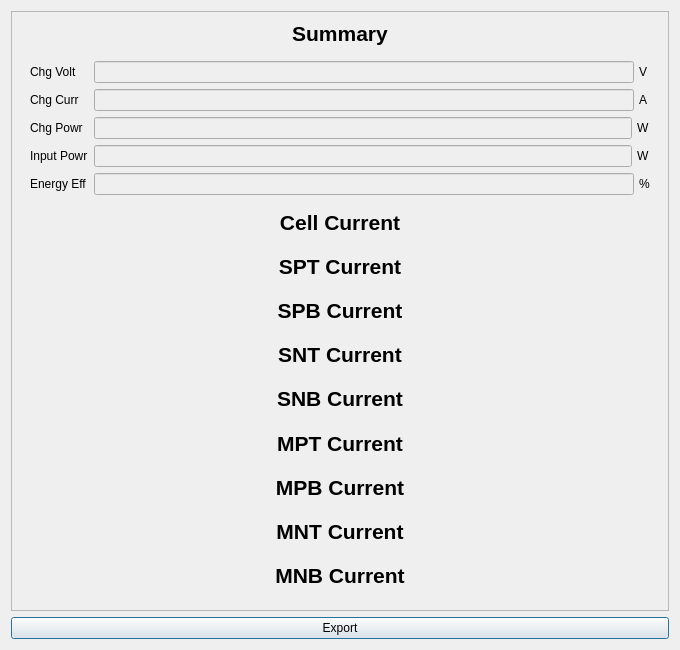
<?xml version="1.0" encoding="UTF-8"?>
<ui version="4.0">
 <class>SCResultView</class>
 <widget class="QDialog" name="SCResultView">
  <property name="geometry">
   <rect>
    <x>0</x>
    <y>0</y>
    <width>680</width>
    <height>650</height>
   </rect>
  </property>
  <property name="windowTitle">
   <string>Dialog</string>
  </property>
  <layout class="QVBoxLayout" name="verticalLayout">
   <item>
    <widget class="QScrollArea" name="scrollArea">
     <property name="widgetResizable">
      <bool>true</bool>
     </property>
     <widget class="QWidget" name="scrollAreaWidgetContents">
      <property name="geometry">
       <rect>
        <x>0</x>
        <y>0</y>
        <width>643</width>
        <height>654</height>
       </rect>
      </property>
      <layout class="QVBoxLayout" name="verticalLayout_2">
       <item>
        <widget class="QLabel" name="summaryTitleLabel">
         <property name="sizePolicy">
          <sizepolicy hsizetype="Preferred" vsizetype="Fixed">
           <horstretch>0</horstretch>
           <verstretch>0</verstretch>
          </sizepolicy>
         </property>
         <property name="font">
          <font>
           <pointsize>16</pointsize>
           <bold>true</bold>
          </font>
         </property>
         <property name="text">
          <string>Summary</string>
         </property>
         <property name="alignment">
          <set>Qt::AlignCenter</set>
         </property>
        </widget>
       </item>
       <item>
        <widget class="QWidget" name="summaryBox" native="true">
         <layout class="QFormLayout" name="formLayout">
          <item row="0" column="0">
           <widget class="QLabel" name="chgVoltLabel">
            <property name="text">
             <string>Chg Volt</string>
            </property>
           </widget>
          </item>
          <item row="0" column="1">
           <widget class="QWidget" name="chgVoltBox" native="true">
            <layout class="QHBoxLayout" name="horizontalLayout">
             <property name="spacing">
              <number>5</number>
             </property>
             <property name="leftMargin">
              <number>0</number>
             </property>
             <property name="topMargin">
              <number>0</number>
             </property>
             <property name="rightMargin">
              <number>0</number>
             </property>
             <property name="bottomMargin">
              <number>0</number>
             </property>
             <item>
              <widget class="QLineEdit" name="chgVoltField">
               <property name="enabled">
                <bool>false</bool>
               </property>
              </widget>
             </item>
             <item>
              <widget class="QLabel" name="chgVoltUnitLabel">
               <property name="sizePolicy">
                <sizepolicy hsizetype="Fixed" vsizetype="Preferred">
                 <horstretch>0</horstretch>
                 <verstretch>0</verstretch>
                </sizepolicy>
               </property>
               <property name="minimumSize">
                <size>
                 <width>11</width>
                 <height>0</height>
                </size>
               </property>
               <property name="text">
                <string>V</string>
               </property>
              </widget>
             </item>
            </layout>
           </widget>
          </item>
          <item row="1" column="0">
           <widget class="QLabel" name="chgCurrLabel">
            <property name="text">
             <string>Chg Curr</string>
            </property>
           </widget>
          </item>
          <item row="1" column="1">
           <widget class="QWidget" name="chgCurrBox" native="true">
            <layout class="QHBoxLayout" name="horizontalLayout_2">
             <property name="spacing">
              <number>5</number>
             </property>
             <property name="leftMargin">
              <number>0</number>
             </property>
             <property name="topMargin">
              <number>0</number>
             </property>
             <property name="rightMargin">
              <number>0</number>
             </property>
             <property name="bottomMargin">
              <number>0</number>
             </property>
             <item>
              <widget class="QLineEdit" name="chgCurrField">
               <property name="enabled">
                <bool>false</bool>
               </property>
              </widget>
             </item>
             <item>
              <widget class="QLabel" name="chgCurrUnitLabel">
               <property name="sizePolicy">
                <sizepolicy hsizetype="Fixed" vsizetype="Preferred">
                 <horstretch>0</horstretch>
                 <verstretch>0</verstretch>
                </sizepolicy>
               </property>
               <property name="minimumSize">
                <size>
                 <width>11</width>
                 <height>0</height>
                </size>
               </property>
               <property name="text">
                <string>A</string>
               </property>
              </widget>
             </item>
            </layout>
           </widget>
          </item>
          <item row="2" column="0">
           <widget class="QLabel" name="chgPowrLabel">
            <property name="text">
             <string>Chg Powr</string>
            </property>
           </widget>
          </item>
          <item row="2" column="1">
           <widget class="QWidget" name="chgPowrBox" native="true">
            <layout class="QHBoxLayout" name="horizontalLayout_3">
             <property name="spacing">
              <number>5</number>
             </property>
             <property name="leftMargin">
              <number>0</number>
             </property>
             <property name="topMargin">
              <number>0</number>
             </property>
             <property name="rightMargin">
              <number>0</number>
             </property>
             <property name="bottomMargin">
              <number>0</number>
             </property>
             <item>
              <widget class="QLineEdit" name="chgPowrField">
               <property name="enabled">
                <bool>false</bool>
               </property>
              </widget>
             </item>
             <item>
              <widget class="QLabel" name="chgPowrUnitLabel">
               <property name="sizePolicy">
                <sizepolicy hsizetype="Fixed" vsizetype="Preferred">
                 <horstretch>0</horstretch>
                 <verstretch>0</verstretch>
                </sizepolicy>
               </property>
               <property name="minimumSize">
                <size>
                 <width>11</width>
                 <height>0</height>
                </size>
               </property>
               <property name="text">
                <string>W</string>
               </property>
              </widget>
             </item>
            </layout>
           </widget>
          </item>
          <item row="3" column="0">
           <widget class="QLabel" name="inputPowrLabel">
            <property name="text">
             <string>Input Powr</string>
            </property>
           </widget>
          </item>
          <item row="3" column="1">
           <widget class="QWidget" name="inputPowrBox" native="true">
            <layout class="QHBoxLayout" name="horizontalLayout_4">
             <property name="spacing">
              <number>5</number>
             </property>
             <property name="leftMargin">
              <number>0</number>
             </property>
             <property name="topMargin">
              <number>0</number>
             </property>
             <property name="rightMargin">
              <number>0</number>
             </property>
             <property name="bottomMargin">
              <number>0</number>
             </property>
             <item>
              <widget class="QLineEdit" name="inputPowrField">
               <property name="enabled">
                <bool>false</bool>
               </property>
              </widget>
             </item>
             <item>
              <widget class="QLabel" name="inputPowrUnitLabel">
               <property name="text">
                <string>W</string>
               </property>
              </widget>
             </item>
            </layout>
           </widget>
          </item>
          <item row="4" column="0">
           <widget class="QLabel" name="energyEffLabel">
            <property name="text">
             <string>Energy Eff</string>
            </property>
           </widget>
          </item>
          <item row="4" column="1">
           <widget class="QWidget" name="energyEffBox" native="true">
            <layout class="QHBoxLayout" name="horizontalLayout_5">
             <property name="spacing">
              <number>5</number>
             </property>
             <property name="leftMargin">
              <number>0</number>
             </property>
             <property name="topMargin">
              <number>0</number>
             </property>
             <property name="rightMargin">
              <number>0</number>
             </property>
             <property name="bottomMargin">
              <number>0</number>
             </property>
             <item>
              <widget class="QLineEdit" name="energyEffField">
               <property name="enabled">
                <bool>false</bool>
               </property>
              </widget>
             </item>
             <item>
              <widget class="QLabel" name="energyEffUnitLabel">
               <property name="sizePolicy">
                <sizepolicy hsizetype="Fixed" vsizetype="Preferred">
                 <horstretch>0</horstretch>
                 <verstretch>0</verstretch>
                </sizepolicy>
               </property>
               <property name="minimumSize">
                <size>
                 <width>11</width>
                 <height>0</height>
                </size>
               </property>
               <property name="text">
                <string>%</string>
               </property>
              </widget>
             </item>
            </layout>
           </widget>
          </item>
         </layout>
        </widget>
       </item>
       <item>
        <widget class="QLabel" name="currentTitleLabel">
         <property name="sizePolicy">
          <sizepolicy hsizetype="Preferred" vsizetype="Fixed">
           <horstretch>0</horstretch>
           <verstretch>0</verstretch>
          </sizepolicy>
         </property>
         <property name="font">
          <font>
           <pointsize>16</pointsize>
           <bold>true</bold>
          </font>
         </property>
         <property name="text">
          <string>Cell Current</string>
         </property>
         <property name="alignment">
          <set>Qt::AlignCenter</set>
         </property>
        </widget>
       </item>
       <item>
        <widget class="GraphPlotForm" name="currentPlot" native="true"/>
       </item>
       <item>
        <widget class="QLabel" name="sptCurrTitleLabel">
         <property name="sizePolicy">
          <sizepolicy hsizetype="Preferred" vsizetype="Fixed">
           <horstretch>0</horstretch>
           <verstretch>0</verstretch>
          </sizepolicy>
         </property>
         <property name="font">
          <font>
           <pointsize>16</pointsize>
           <bold>true</bold>
          </font>
         </property>
         <property name="text">
          <string>SPT Current</string>
         </property>
         <property name="alignment">
          <set>Qt::AlignCenter</set>
         </property>
        </widget>
       </item>
       <item>
        <widget class="GraphPlotForm" name="sptCurrPlot" native="true"/>
       </item>
       <item>
        <widget class="QLabel" name="spbCurrTitleLabel">
         <property name="sizePolicy">
          <sizepolicy hsizetype="Preferred" vsizetype="Fixed">
           <horstretch>0</horstretch>
           <verstretch>0</verstretch>
          </sizepolicy>
         </property>
         <property name="font">
          <font>
           <pointsize>16</pointsize>
           <bold>true</bold>
          </font>
         </property>
         <property name="text">
          <string>SPB Current</string>
         </property>
         <property name="alignment">
          <set>Qt::AlignCenter</set>
         </property>
        </widget>
       </item>
       <item>
        <widget class="GraphPlotForm" name="spbCurrPlot" native="true"/>
       </item>
       <item>
        <widget class="QLabel" name="sntCurrTitleLabel">
         <property name="sizePolicy">
          <sizepolicy hsizetype="Preferred" vsizetype="Fixed">
           <horstretch>0</horstretch>
           <verstretch>0</verstretch>
          </sizepolicy>
         </property>
         <property name="font">
          <font>
           <pointsize>16</pointsize>
           <bold>true</bold>
          </font>
         </property>
         <property name="text">
          <string>SNT Current</string>
         </property>
         <property name="alignment">
          <set>Qt::AlignCenter</set>
         </property>
        </widget>
       </item>
       <item>
        <widget class="GraphPlotForm" name="sntCurrPlot" native="true"/>
       </item>
       <item>
        <widget class="QLabel" name="snbCurrTitleLabel">
         <property name="sizePolicy">
          <sizepolicy hsizetype="Preferred" vsizetype="Fixed">
           <horstretch>0</horstretch>
           <verstretch>0</verstretch>
          </sizepolicy>
         </property>
         <property name="font">
          <font>
           <pointsize>16</pointsize>
           <bold>true</bold>
          </font>
         </property>
         <property name="text">
          <string>SNB Current</string>
         </property>
         <property name="alignment">
          <set>Qt::AlignCenter</set>
         </property>
        </widget>
       </item>
       <item>
        <widget class="GraphPlotForm" name="snbCurrPlot" native="true"/>
       </item>
       <item>
        <widget class="QLabel" name="mptCurrTitleLabel">
         <property name="sizePolicy">
          <sizepolicy hsizetype="Preferred" vsizetype="Fixed">
           <horstretch>0</horstretch>
           <verstretch>0</verstretch>
          </sizepolicy>
         </property>
         <property name="font">
          <font>
           <pointsize>16</pointsize>
           <bold>true</bold>
          </font>
         </property>
         <property name="text">
          <string>MPT Current</string>
         </property>
         <property name="alignment">
          <set>Qt::AlignCenter</set>
         </property>
        </widget>
       </item>
       <item>
        <widget class="GraphPlotForm" name="mptCurrPlot" native="true"/>
       </item>
       <item>
        <widget class="QLabel" name="mpbCurrTitleLabel">
         <property name="sizePolicy">
          <sizepolicy hsizetype="Preferred" vsizetype="Fixed">
           <horstretch>0</horstretch>
           <verstretch>0</verstretch>
          </sizepolicy>
         </property>
         <property name="font">
          <font>
           <pointsize>16</pointsize>
           <bold>true</bold>
          </font>
         </property>
         <property name="text">
          <string>MPB Current</string>
         </property>
         <property name="alignment">
          <set>Qt::AlignCenter</set>
         </property>
        </widget>
       </item>
       <item>
        <widget class="GraphPlotForm" name="mpbCurrPlot" native="true"/>
       </item>
       <item>
        <widget class="QLabel" name="mntCurrTitleLabel">
         <property name="sizePolicy">
          <sizepolicy hsizetype="Preferred" vsizetype="Fixed">
           <horstretch>0</horstretch>
           <verstretch>0</verstretch>
          </sizepolicy>
         </property>
         <property name="font">
          <font>
           <pointsize>16</pointsize>
           <bold>true</bold>
          </font>
         </property>
         <property name="text">
          <string>MNT Current</string>
         </property>
         <property name="alignment">
          <set>Qt::AlignCenter</set>
         </property>
        </widget>
       </item>
       <item>
        <widget class="GraphPlotForm" name="mntCurrPlot" native="true"/>
       </item>
       <item>
        <widget class="QLabel" name="mnbCurrTitleLabel">
         <property name="sizePolicy">
          <sizepolicy hsizetype="Preferred" vsizetype="Fixed">
           <horstretch>0</horstretch>
           <verstretch>0</verstretch>
          </sizepolicy>
         </property>
         <property name="font">
          <font>
           <pointsize>16</pointsize>
           <bold>true</bold>
          </font>
         </property>
         <property name="text">
          <string>MNB Current</string>
         </property>
         <property name="alignment">
          <set>Qt::AlignCenter</set>
         </property>
        </widget>
       </item>
       <item>
        <widget class="GraphPlotForm" name="mnbCurrPlot" native="true"/>
       </item>
      </layout>
     </widget>
    </widget>
   </item>
   <item>
    <widget class="QPushButton" name="exportBtn">
     <property name="text">
      <string>Export</string>
     </property>
    </widget>
   </item>
  </layout>
 </widget>
 <customwidgets>
  <customwidget>
   <class>GraphPlotForm</class>
   <extends>QWidget</extends>
   <header location="global">view/graphplotform.h</header>
   <container>1</container>
  </customwidget>
 </customwidgets>
 <resources/>
 <connections/>
</ui>
